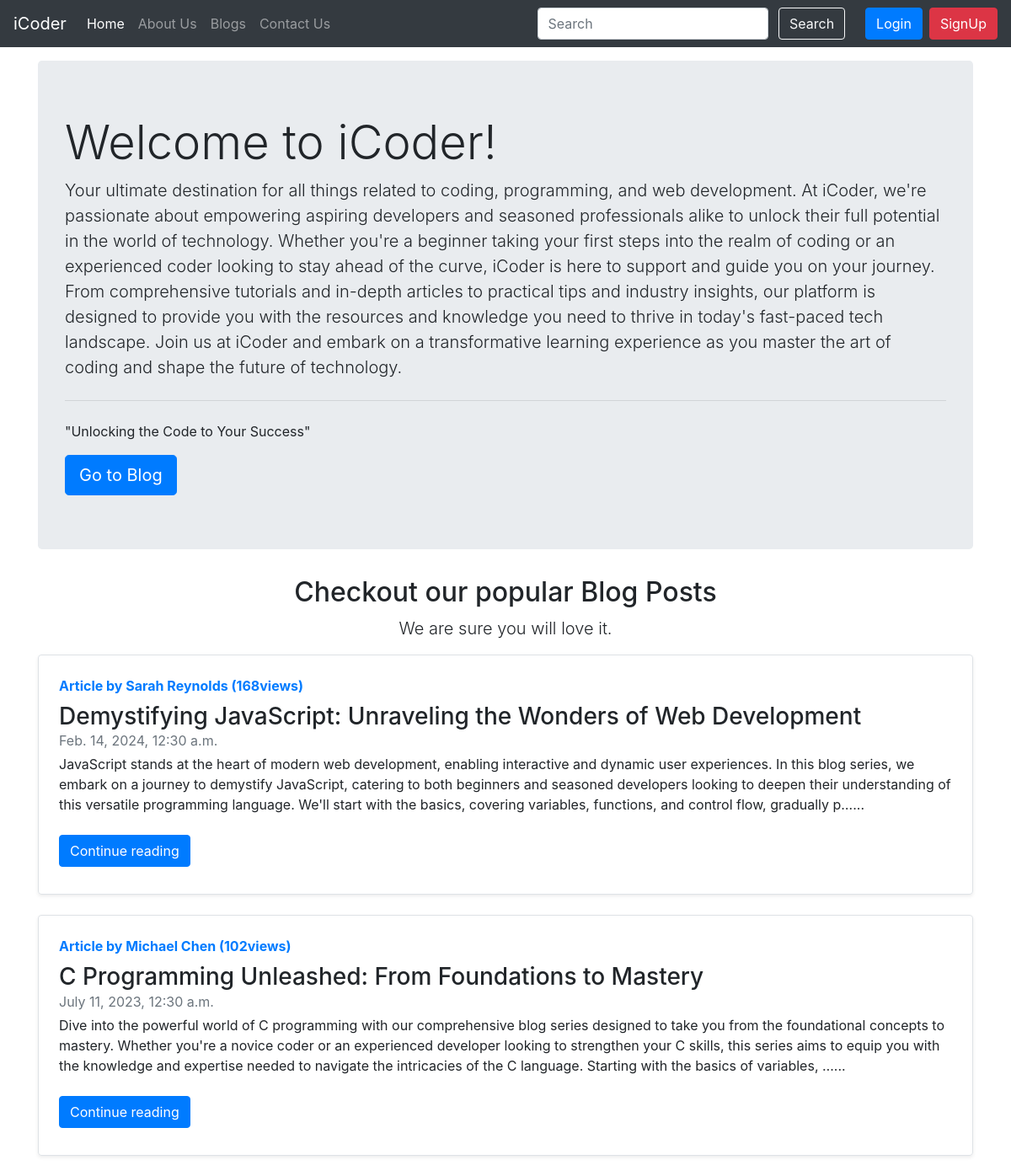
The page / on the database its author committed.
### blog/models.py (models this page shows, shortened)
class Post(models.Model):
    sno = models.AutoField(primary_key=True)
    title = models.CharField(max_length=250)
    author = models.CharField(max_length=100)
    content = models.TextField()
    slug = models.CharField(max_length=100)
    views = models.IntegerField(default=20)
    timeStamp = models.DateTimeField(blank=True)

### home/views.py (the view)
# urls.py: path('',views.home,name='home'),
def home(request):
    allPosts = Post.objects.all()
    context = {'allPosts':allPosts}
    return render(request,'home/home.html',context)

### templates/home/home.html (shortened to what this page needs)
{% extends "base.html" %}
{% block homeactive %} active{% endblock homeactive %}
{% block body %}
<div class="container my-3">
    <div class="jumbotron">
        <h1 class="display-4">Welcome to iCoder!</h1>
        <p class="lead">Your ultimate destination for all things related to coding, programming, and web development. At iCoder, we're passionate about empowering aspiring developers and seasoned professionals alike to unlock their full potential in the world of technology. Whether you're a beginner taking your first steps into the realm of coding or an experienced coder looking to stay ahead of the curve, iCoder is here to support and guide you on your journey. From comprehensive tutorials and in-depth articles to practical tips and industry insights, our platform is designed to provide you with the resources and knowledge you need to thrive in today's fast-paced tech landscape. Join us at iCoder and embark on a transformative learning experience as you master the art of coding and shape the future of technology.
        </p>
        <hr class="my-4">
        <p>"Unlocking the Code to Your Success"</p>
        <a class="btn btn-primary btn-lg" href="/blogs" role="button">Go to Blog</a>
    </div>
</div>
<div class="container my-3">
    <div class="text-center">
        <h2>Checkout our popular Blog Posts</h2>
        <p class="lead">We are sure you will love it.</p>
    </div>
    {% for post in allPosts  %}
    {% if post.views > 100 %}
    <div class="row no-gutters border rounded overflow-hidden flex-md-row mb-4 shadow-sm h-md-250 position-relative">
        <div class="col p-4 d-flex flex-column position-static">
            <strong class="d-inline-block mb-2 text-primary">Article by {{post.author}} ({{post.views}}views)</strong>
            <h3 class="mb-0">{{post.title}}</h3>
            <div class="mb-1 text-muted">{{post.timeStamp}}</div>
            <p class="card-text mb-auto"><div class="preview">{{post.content| safe | truncatechars:400}}...</div></p>
                <div class='my-2'>
            <a href="/blogs/{{post.slug}}" role="button" class="btn btn-primary">Continue reading</a>
        </div>
    </div>
    </div>
    {% endif %}
    {% endfor %}
</div>
{% endblock body %}

### rows shown on the page
Post: author "Sarah Reynolds", views "168", title "Demystifying JavaScript: Unraveling the Wonders of Web Development", timeStamp "Feb. 14, 2024, 12:30 a.m.", content "JavaScript stands at the heart of modern web development, enabling interactive and dynamic user experiences. In this blog series, we embark on a journey to demystify JavaScript, catering to both beginners and seasoned developers looking to deepen their understanding of this versatile programming language. We'll start with the basics, covering variables, functions, and control flow, gradually p…"
Post: author "Michael Chen", views "102", title "C Programming Unleashed: From Foundations to Mastery", timeStamp "July 11, 2023, 12:30 a.m.", content "Dive into the powerful world of C programming with our comprehensive blog series designed to take you from the foundational concepts to mastery. Whether you're a novice coder or an experienced developer looking to strengthen your C skills, this series aims to equip you with the knowledge and expertise needed to navigate the intricacies of the C language. Starting with the basics of variables, …"
